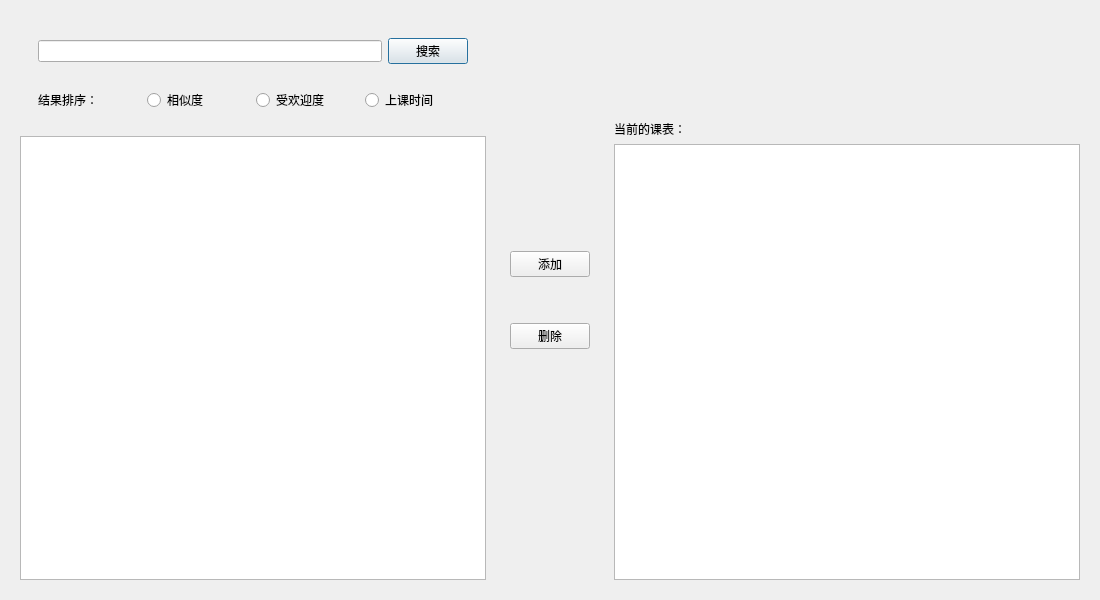
<?xml version="1.0" encoding="UTF-8"?>
<ui version="4.0">
 <class>Manager</class>
 <widget class="QDialog" name="Manager">
  <property name="geometry">
   <rect>
    <x>0</x>
    <y>0</y>
    <width>1100</width>
    <height>600</height>
   </rect>
  </property>
  <property name="minimumSize">
   <size>
    <width>1100</width>
    <height>600</height>
   </size>
  </property>
  <property name="maximumSize">
   <size>
    <width>1100</width>
    <height>600</height>
   </size>
  </property>
  <property name="windowTitle">
   <string>课表管理</string>
  </property>
  <layout class="QHBoxLayout" name="horizontalLayout_3">
   <item>
    <widget class="QWidget" name="widget_4" native="true">
     <layout class="QVBoxLayout" name="verticalLayout_2">
      <item>
       <widget class="QWidget" name="widget_3" native="true">
        <layout class="QVBoxLayout" name="verticalLayout">
         <item>
          <widget class="QWidget" name="widget_2" native="true">
           <layout class="QHBoxLayout" name="horizontalLayout_2">
            <item>
             <widget class="QLineEdit" name="resultEdit"/>
            </item>
            <item>
             <widget class="QPushButton" name="c_search">
              <property name="text">
               <string>搜索</string>
              </property>
             </widget>
            </item>
           </layout>
          </widget>
         </item>
         <item>
          <widget class="QWidget" name="widget" native="true">
           <layout class="QHBoxLayout" name="horizontalLayout">
            <item>
             <widget class="QLabel" name="label">
              <property name="text">
               <string>结果排序：</string>
              </property>
             </widget>
            </item>
            <item>
             <widget class="QRadioButton" name="similar">
              <property name="text">
               <string>相似度</string>
              </property>
             </widget>
            </item>
            <item>
             <widget class="QRadioButton" name="popular">
              <property name="text">
               <string>受欢迎度</string>
              </property>
             </widget>
            </item>
            <item>
             <widget class="QRadioButton" name="time">
              <property name="text">
               <string>上课时间</string>
              </property>
             </widget>
            </item>
           </layout>
          </widget>
         </item>
        </layout>
       </widget>
      </item>
      <item>
       <widget class="QListWidget" name="resultList"/>
      </item>
     </layout>
    </widget>
   </item>
   <item>
    <widget class="QWidget" name="widget_5" native="true">
     <layout class="QVBoxLayout" name="verticalLayout_3">
      <item>
       <spacer name="verticalSpacer_2">
        <property name="orientation">
         <enum>Qt::Vertical</enum>
        </property>
        <property name="sizeHint" stdset="0">
         <size>
          <width>20</width>
          <height>40</height>
         </size>
        </property>
       </spacer>
      </item>
      <item>
       <widget class="QPushButton" name="plus">
        <property name="text">
         <string>添加</string>
        </property>
       </widget>
      </item>
      <item>
       <spacer name="verticalSpacer">
        <property name="orientation">
         <enum>Qt::Vertical</enum>
        </property>
        <property name="sizeType">
         <enum>QSizePolicy::Fixed</enum>
        </property>
        <property name="sizeHint" stdset="0">
         <size>
          <width>20</width>
          <height>40</height>
         </size>
        </property>
       </spacer>
      </item>
      <item>
       <widget class="QPushButton" name="delete_2">
        <property name="text">
         <string>删除</string>
        </property>
       </widget>
      </item>
      <item>
       <spacer name="verticalSpacer_3">
        <property name="orientation">
         <enum>Qt::Vertical</enum>
        </property>
        <property name="sizeHint" stdset="0">
         <size>
          <width>20</width>
          <height>40</height>
         </size>
        </property>
       </spacer>
      </item>
     </layout>
    </widget>
   </item>
   <item>
    <widget class="QWidget" name="widget_6" native="true">
     <layout class="QVBoxLayout" name="verticalLayout_4">
      <item>
       <spacer name="verticalSpacer_4">
        <property name="orientation">
         <enum>Qt::Vertical</enum>
        </property>
        <property name="sizeType">
         <enum>QSizePolicy::Fixed</enum>
        </property>
        <property name="sizeHint" stdset="0">
         <size>
          <width>20</width>
          <height>100</height>
         </size>
        </property>
       </spacer>
      </item>
      <item>
       <widget class="QLabel" name="label_2">
        <property name="text">
         <string>当前的课表：</string>
        </property>
       </widget>
      </item>
      <item>
       <widget class="QListWidget" name="cList"/>
      </item>
     </layout>
    </widget>
   </item>
  </layout>
 </widget>
 <resources/>
 <connections/>
</ui>
